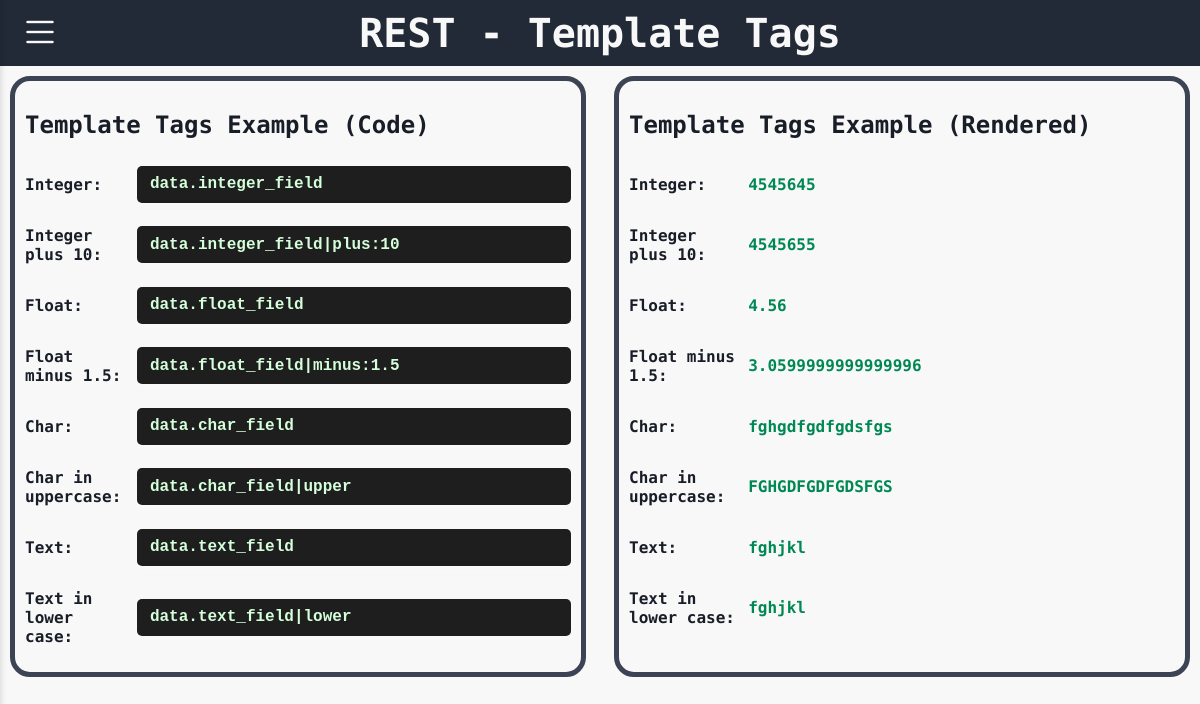
The page /template_tags on the database its author committed.
### rest/models.py (models this page shows, shortened)
class Table1(models.Model):
    foreign_key = models.ForeignKey(Table2, on_delete=models.CASCADE, related_name='table1_foreign', null=True, blank=True)
    one_to_one = models.OneToOneField(Table2, on_delete=models.CASCADE, related_name='table1_one', null=True, blank=True)
    many_to_many = models.ManyToManyField(Table3, related_name='table1_many', blank=True)
    integer_field = models.IntegerField(null=True, blank=True)      # Integer value (optional)
    float_field = models.FloatField(null=True, blank=True)          # Floating point number
    char_field = models.CharField(max_length=15)                    # Short text with max length
    text_field= models.TextField(blank=True)                        # Long text (optional)
    boolean_field = models.BooleanField(default=False)              # True or False
    date_field = models.DateField(null=True, blank=True)           # Date only
    time_field = models.TimeField(null=True, blank=True)           # Time only
    datetime_field = models.DateTimeField(null=True, blank=True)   # Full date and time
    image_field = models.ImageField(upload_to='images/', null=True, blank=True)  # For image files
    file_field = models.FileField(upload_to='files/', null=True, blank=True)     # For general files

### rest/views.py (the view)
# urls.py: path('template_tags', views.template_tags, name='template_tags'),
def template_tags(request):
    data = Table1.objects.first()
    return render(request, 'template_tags.html', {'data': data})

### json_app/context_processors.py (called while the page is built)
def dark_mode_context(request):
    return {'dark_mode': request.session.get('dark_mode', False)}

### rest/templatetags/tags_example.py (called while the page is built)
@register.filter
def plus(value, arg):
    return value + arg

@register.filter
def minus(value, arg):
    return value - arg

@register.filter
def lower(value):
    return value.lower()

@register.filter
def upper(value):
    return value.upper()

### rest/templates/template_tags.html
{% extends "base.html" %}
{% load tags_example %}
{% block body %}
{% include "title.html" with title="- Template Tags" %}
<div class="double-div">
    <div class="container">
        <h2 class="subtitle">Template Tags Example (Code)</h2>
        <div class="double-div-row">
            <p class="text">Integer:</p>
            <code>data.integer_field</code>
        </div>
        <div class="double-div-row">
            <p class="text">Integer plus 10:</p>
            <code>data.integer_field|plus:10</code>
        </div>
        <div class="double-div-row">
            <p class="text">Float:</p>
            <code>data.float_field</code>
        </div>
        <div class="double-div-row">
            <p class="text">Float minus 1.5:</p>
            <code>data.float_field|minus:1.5</code>
        </div>
        <div class="double-div-row">
            <p class="text">Char:</p>
            <code>data.char_field</code>
        </div>
        <div class="double-div-row">
            <p class="text">Char in uppercase:</p>
            <code>data.char_field|upper</code>
        </div>
        <div class="double-div-row">
            <p class="text">Text:</p>
            <code>data.text_field</code>
        </div>
        <div class="double-div-row">
            <p class="text">Text in lower case:</p>
            <code>data.text_field|lower</code>
        </div>
    </div>
    <div class="container">
        <h2 class="subtitle">Template Tags Example (Rendered)</h2>
        <div class="double-div-row">
            <p class="text">Integer:</p>
            <p class="text_keywords">{{ data.integer_field }}</p>
        </div>
        <div class="double-div-row">
            <p class="text">Integer plus 10:</p>
            <p class="text_keywords">{{ data.integer_field|plus:10 }}</p>
        </div>
        <div class="double-div-row">
            <p class="text">Float:</p>
            <p class="text_keywords">{{ data.float_field }}</p>
        </div>
        <div class="double-div-row">
            <p class="text">Float minus 1.5:</p>
            <p class="text_keywords">{{ data.float_field|minus:1.5 }}</p>
        </div>
        <div class="double-div-row">
            <p class="text">Char:</p>
            <p class="text_keywords">{{ data.char_field }}</p>
        </div>
        <div class="double-div-row">
            <p class="text">Char in uppercase:</p>
            <p class="text_keywords">{{ data.char_field|upper }}</p>
        </div>
        <div class="double-div-row">
            <p class="text">Text:</p>
            <p class="text_keywords">{{ data.text_field }}</p>
        </div>
        <div class="double-div-row">
            <p class="text">Text in lower case:</p>
            <p class="text_keywords">{{ data.text_field|lower }}</p>
        </div>
    </div>
</div>
{% endblock %}

### static/css/style.css (style rules this page uses)
:root { --dark-color: #181D27; --white-color: #F8F8F8; --green-body: #44B78B; --padding: 10px; --font-: 'Jersey 10', sans-serif; --font-small: "Kode Mono", monospace; }
body { font-family: var(--font-small); margin: 0px; font-weight: bolder; }
.double-div { display: grid; grid-template-columns: repeat(2, 1fr); grid-template-rows: repeat(1, 1fr); gap: 8px; }
.double-div .container { padding: 10px; margin: 10px; border-radius: 20px; border-width: 5px; border-style: solid; border-color: #3c4355; }
.double-div-row { display: flex; align-items: center; gap: 10px; }
.double-div-row .text { width: 20%; }
.double-div-row code { width: 80%; }
code { display: block; background: #1e1e1e; color: #d4ffda; padding: 0.6rem 0.8rem; border-radius: 5px; font-family: "Fira Code", monospace; white-space: pre-wrap; box-shadow: 0 2px 6px rgba(255, 255, 255, 0.438); }

### static/css/dark_mode.css (style rules this page uses)
:root { --back-color: #F8F8F8; --text-color: #181D27; --dark-color: #222937; --green-dark: #0C4B33; --green-text:#008854; --grey: #3a3a3a; }
body { background-color: var(--back-color); transition: background-color 0.3s ease, color 0.3s ease; }
.subtitle { font-weight: 900; color: var(--text-color); }
.text { font-weight: 600; color: var(--text-color); }
.text_keywords { font-weight: 900; color: var(--green-text); }

### rows shown on the page
Table1: integer_field "4545645", integer_field|plus "4545655", float_field "4.56", float_field|minus "3.0599999999999996", char_field "fghgdfgdfgdsfgs", char_field "FGHGDFGDFGDSFGS", text_field "fghjkl"

### other values the page prints
{{ title }} "- Template Tags"
